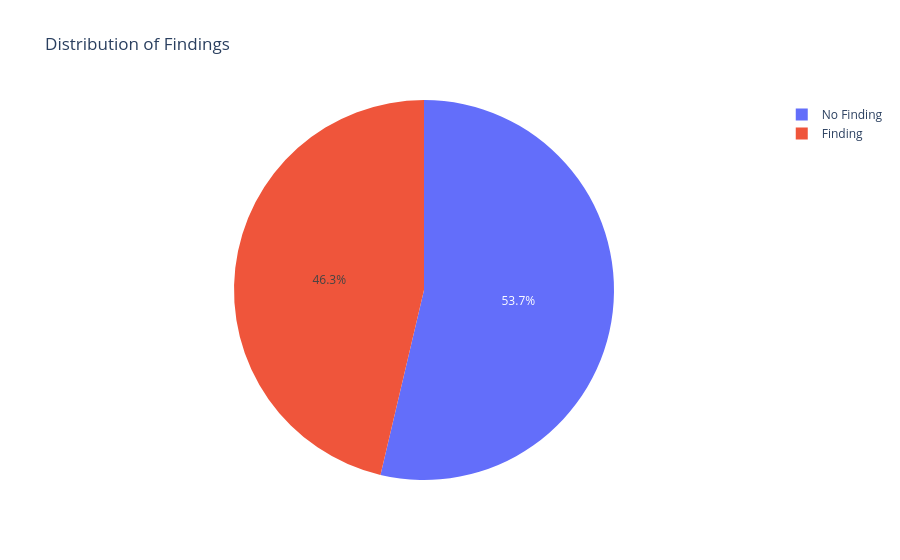

Notebook source saved alongside this figure:
### Markdown cell above
#### Overall Statistics

### Code cell
counts = binary_patient_dataset["Finding"].value_counts()
df_pie = pd.DataFrame({"Status": ["No Finding", "Finding"], "Count": [counts.get(0, 0), counts.get(1, 0)]})
fig = px.pie(df_pie, values="Count", names="Status", title="Distribution of Findings", color_discrete_map={"No Finding": "green", "Finding": "red"})
fig.show()

### Figure 1 — Plotly figure (JSON) as saved in the notebook; plotly's stock layout.template omitted (floating-point values rounded to 4 significant figures)
{"data": [{"domain": {"x": [0, 1], "y": [0, 1]}, "hovertemplate": "Status=%{label}<br>Count=%{value}<extra></extra>", "labels": ["No Finding", "Finding"], "legendgroup": "", "name": "", "showlegend": true, "type": "pie", "values": [8052, 6948]}], "layout": {"legend": {"tracegroupgap": 0}, "title": {"text": "Distribution of Findings"}}}
